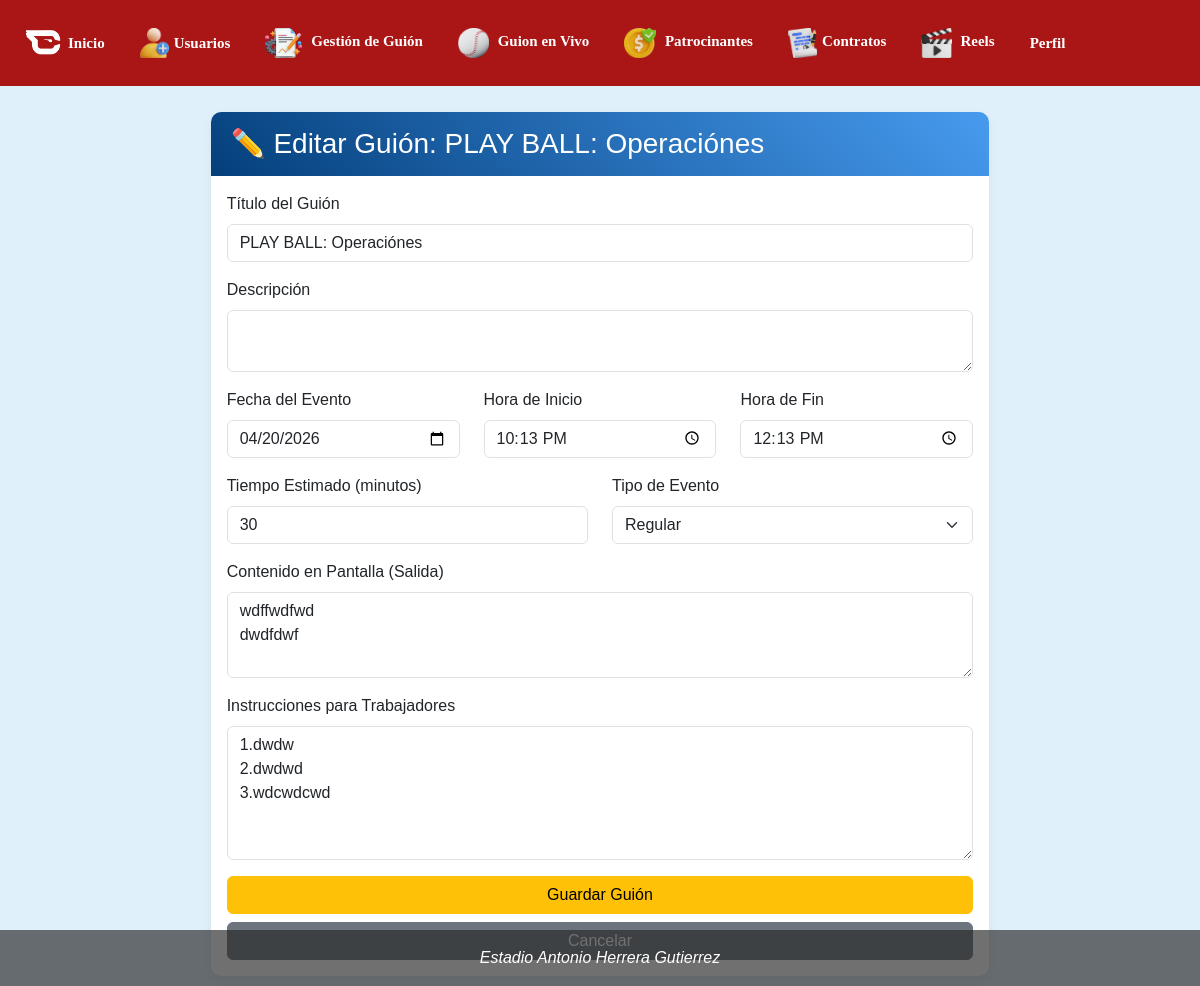
/guiones/editar/2, run on the app's committed database.
### app/models/guion_model.py (models this page shows, shortened)
class Guion(db.Model):
    __tablename__ = 'guiones'
    id = db.Column(db.Integer, primary_key=True)
    titulo = db.Column(db.String(200), nullable=False)
    descripcion = db.Column(db.Text)
    fecha_evento = db.Column(db.Date, nullable=False)
    hora_inicio = db.Column(db.Time, nullable=False)
    hora_fin = db.Column(db.Time, nullable=False)
    tiempo_estimado = db.Column(db.Integer, default=30)
    tipo_evento = db.Column(db.String(50), default='regular')
    salida = db.Column(db.Text)  # Lo que se muestra en pantalla
    instrucciones = db.Column(db.Text)  # Instrucciones para trabajadores
    estado = db.Column(db.String(20), default='borrador')
    hash_unico = db.Column(db.String(64), unique=True)
    creado_en = db.Column(db.DateTime, default=datetime.utcnow)
    publicado_en = db.Column(db.DateTime)
    modificado_en = db.Column(db.DateTime, default=datetime.utcnow, onupdate=datetime.utcnow)

### app/controllers/guion_controller.py (the view, shortened to what this page needs)
@bp.route('/editar/<int:id>', methods=['GET', 'POST'])
def editar(id):
    guion = Guion.query.get_or_404(id)
    form = GuionForm(obj=guion)
    return render_template('guion/editar.html', form=form, guion=guion)

### app/templates/guion/editar.html (shortened to what this page needs)
{% extends "base.html" %}
{% block content %}
<div class="row justify-content-center">
    <div class="col-md-8">
        <div class="card">
            <div class="card-header bg-warning">
                <h3 class="mb-0">✏️ Editar Guión: {{ guion.titulo }}</h3>
            </div>
            <div class="card-body">
                <form method="POST">
                    <div class="mb-3">
                        {{ form.titulo.label(class="form-label") }}
                        {{ form.titulo(class="form-control") }}
                    </div>
                    <div class="mb-3">
                        {{ form.descripcion.label(class="form-label") }}
                        {{ form.descripcion(class="form-control", rows=2) }}
                    </div>
                    <div class="row">
                        <div class="col-md-4 mb-3">
                            {{ form.fecha_evento.label(class="form-label") }}
                            {{ form.fecha_evento(class="form-control", type="date") }}
                        </div>
                        <div class="col-md-4 mb-3">
                            {{ form.hora_inicio.label(class="form-label") }}
                            {{ form.hora_inicio(class="form-control", type="time") }}
                        </div>
                        <div class="col-md-4 mb-3">
                            {{ form.hora_fin.label(class="form-label") }}
                            {{ form.hora_fin(class="form-control", type="time") }}
                        </div>
                    </div>
                    <div class="row">
                        <div class="col-md-6 mb-3">
                            {{ form.tiempo_estimado.label(class="form-label") }}
                            {{ form.tiempo_estimado(class="form-control", type="number") }}
                        </div>
                        <div class="col-md-6 mb-3">
                            {{ form.tipo_evento.label(class="form-label") }}
                            {{ form.tipo_evento(class="form-select") }}
                        </div>
                    </div>
                    <div class="mb-3">
                        {{ form.salida.label(class="form-label") }}
                        {{ form.salida(class="form-control", rows=3) }}
                    </div>
                    <div class="mb-3">
                        {{ form.instrucciones.label(class="form-label") }}
                        {{ form.instrucciones(class="form-control", rows=5) }}
                    </div>
                    <div class="d-grid gap-2">
                        {{ form.submit(class="btn btn-warning") }}
                        <a href="{{ url_for('guion.dashboard') }}" class="btn btn-secondary">Cancelar</a>
                    </div>
                </form>
            </div>
        </div>
    </div>
</div>
{% endblock %}

### app/static/css/estilo.css (style rules this page uses)
body { font-family: Arial, sans-serif; margin: 0; padding: 0; background-color: #dff0fa; }
.card-header { background: linear-gradient(45deg, #043f7b, #479bef); color: white; padding: 15px 20px; border-bottom: none; border-radius: 10px 10px 0 0 !important; }
.card { border: none; box-shadow: 0 4px 12px rgba(0,0,0,0.05); border-radius: 10px; }

### data on the page
Guion: titulo "PLAY BALL: Operaciónes", fecha_evento "04/20/2026", hora_inicio "22:13", hora_fin "12:13", tiempo_estimado "30", tipo_evento "Regular", salida "wdffwdfwd dwdfdwf", instrucciones "1.dwdw 2.dwdwd 3.wdcwdcwd"
